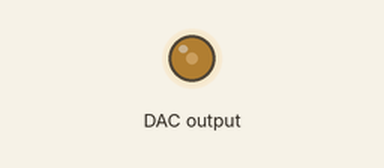
Simulated run of this sketch. Board: Arduino Uno, built for the host (arithmetic inside an expression is 32-bit, double 64-bit). On the bench: output pins drawn as LEDs (lit = HIGH). Wiring (inferred from the names in the program): MCP4725 DAC at I2C address 0x60; MCP4725 DAC at I2C address 0x61.

Above: at 0.53 s.
Timing chart, 0 to 40.0 s (numbered marks = the images above):
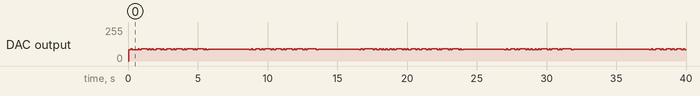

The sketch:

Oscilloscope_Video_Output.ino
```cpp
/*
 *  Simple program to output video on an old oscilloscope
 *  using a couple of mcp4725 DACs
 */

#include "Wire.h"
// Pixels of resolution in horizontal/vertical
#define H_RES 25
#define V_RES 20

// Voltage range of horizontal/vertical (max of 4095)
#define H_MAX 3000
#define V_MAX 2400

#define MCP4725_CMD_WRITEDAC (0x40)    ///< Writes data to the DAC

//  LOOKUP TABLES
uint16_t htable[H_RES];
uint16_t vtable[V_RES];

int old_address = -1;

inline void setValue(uint16_t value){
  uint8_t packet[3];
  packet[0] = MCP4725_CMD_WRITEDAC;
  packet[1] = value >> 4;        // Upper data bits (D11.D10.D9.D8.D7.D6.D5.D4)
  packet[2] = (value & 0xf) << 4; // Lower data bits (D3.D2.D1.D0.x.x.x.x)
  Wire.write(packet,3);
}

void setup()
{
  //  fill luts
  for (int i = 0; i < H_RES; i++)
  {
    htable[i] = (uint16_t)(i * (H_MAX / H_RES));
  }
  for (int i = 0; i < V_RES; i++)
  {
    vtable[i] = (uint16_t)(i * (V_MAX / V_RES));
  }

  Wire.begin();
  Wire.setClock(860000); //this is the highest the mcp and 32u4 could go without dying
}


void loop()
{
   for(int i = 0; i < V_RES; i++){
       Wire.beginTransmission(0x60);
       setValue(vtable[i]);
       Wire.endTransmission();
       for(int j = 0; j < H_RES; j++){
           Wire.beginTransmission(0x61);
           setValue(htable[j]);
           Wire.endTransmission();
       }
   }
}
```
